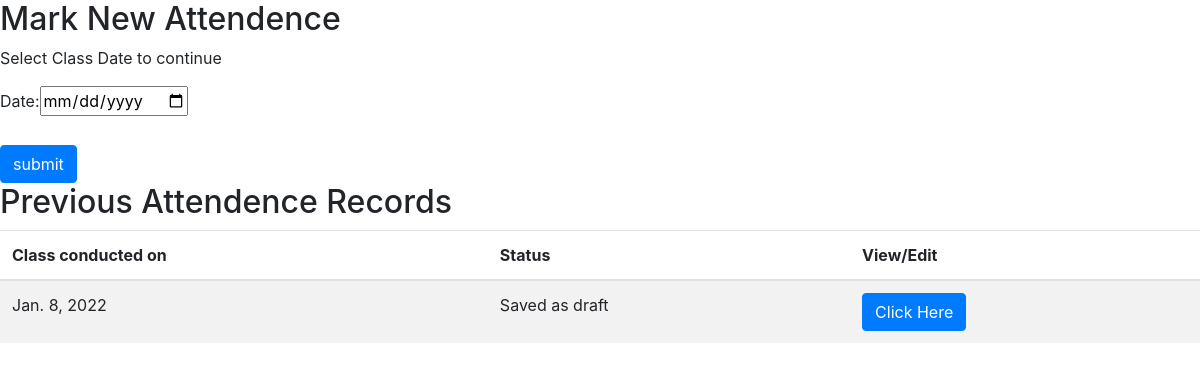
/academic/attendence_schedule/1/3, run on an earlier commit of the app's database.
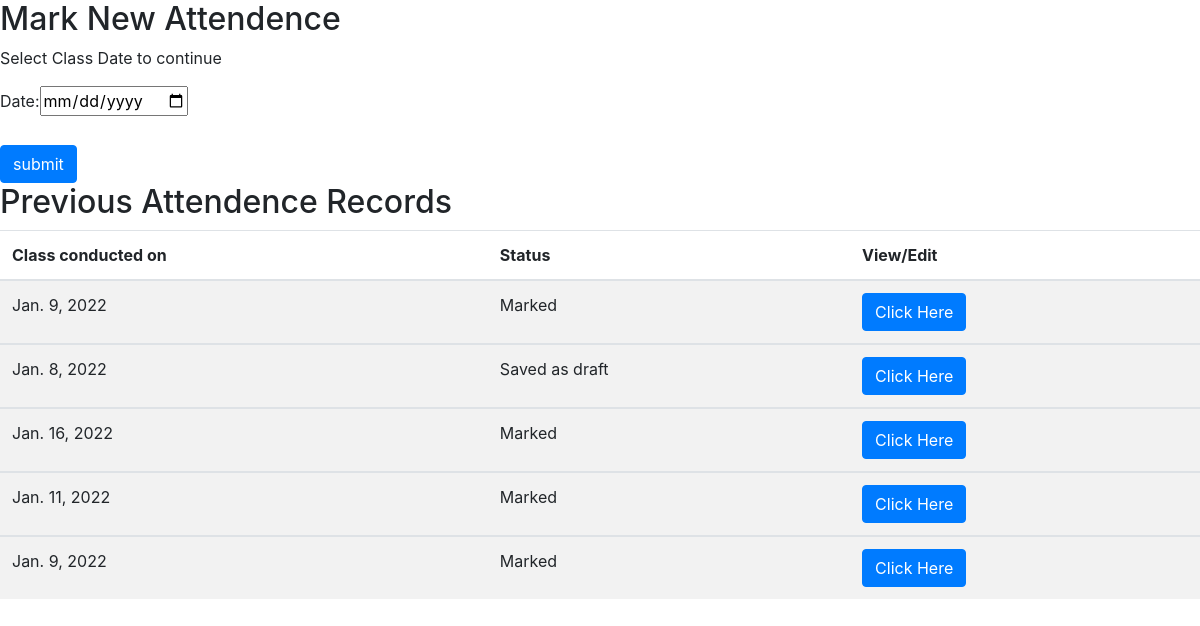
And on a later commit of the database.
### academic/models.py (models this page shows, shortened)
class attendence_schedule(models.Model):
    sclass = models.ForeignKey(sub_class,on_delete=models.CASCADE)
    subject = models.ForeignKey(faculty_handled_class,on_delete=models.CASCADE)
    date = models.DateField()
    status = models.BooleanField(default = False)

### academic/views.py (the view)
# urls.py: path('attendence_schedule/<int:class_id>/<int:subject_id>',views.attendence_schedules,name='attendence_schedule'),
def attendence_schedules(request,class_id,subject_id):
    attendence_list = list(attendence_schedule.objects.filter(subject__id=subject_id).order_by('-id')) #double __ is used to point the id of the pointing foreign key object
    if request.method == 'POST':
        attendence_form = AttendenceForm(data = request.POST)
        if attendence_form.is_valid():
            a = attendence_form.save(commit=False)
            a.sclass = sub_class.objects.get(id=class_id)
            a.subject = faculty_handled_class.objects.get(id=subject_id)
            a.save()
            attendence_id = a.id
            return HttpResponseRedirect(reverse('academic:mark_attendence',args=[class_id,attendence_id,subject_id]))
    else:
        attendence_form = AttendenceForm()
    return render(request,'attendence_schedule.html',{'attendence_form':attendence_form,'attendence_list':attendence_list,'id_class':class_id,'id_subject':subject_id})

### academic/forms.py
class AttendenceForm(forms.ModelForm):
    class Meta:
        model = models.attendence_schedule
        fields = ('date',)
        widgets = {'date':DateInput(),}

### academic/templates/attendence_schedule.html (shortened to what this page needs)
{% extends "base.html" %}
{% block content %}
<h2>Mark New Attendence</h2>
<p>Select Class Date to continue </p>
<form class=""  method="post">
    {{ attendence_form }}
    <br><br>
    <input type="submit" class="btn btn-primary" value="submit">
</form>
<h2>Previous Attendence Records</h2>
  {% if attendence_list %}
<table class="table table-striped">
  <thead>
    <tr>
      <th>Class conducted on</th>
      <th>Status</th>
      <th>View/Edit</th>
    </tr>
  </thead>
  {% for i in attendence_list %}
  <tbody>
    <tr>
      <td>{{i.date}}</td>
      {% if i.status %}
        <td>
          Marked
        </td>
         <td>
           <a href="{% url 'academic:edit_attendence' attendence_id=i.id class_id=id_class subject_id=id_subject %}" class="btn btn-primary btn-small">Click Here</a>
         </td>
       {% else %}
        <td>
          Saved as draft
        </td>
        <td>
          <a href="{% url 'academic:mark_attendence' class_id=id_class subject_id=id_subject attendence_id=i.id %}" class="btn btn-primary btn-small">Click Here</a>
        </td>
        {% endif %}
    </tr>
  {% endfor %}
  </tbody>
</table>
{% else %}
  No record found
{% endif %}
{% endblock %}

What changed in the data, as far as the page shows it:
added attendence_schedule: date "Jan. 9, 2022", status "Marked"
added attendence_schedule: date "Jan. 16, 2022", status "Marked"
added attendence_schedule: date "Jan. 11, 2022", status "Marked"
added attendence_schedule: date "Jan. 9, 2022", status "Marked"
